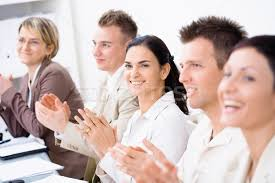
#> input picture Advanced_Computer_Vision/BlueObjectTracking/people.jpg, 275 x 183 px, given in place of the camera
$ python Template_Matching.py
#> lines starting #> are read from the running program, lines starting #| are printed output that depends on the picture; after the words box and inside, x2 and y2 are one past the last pixel; in counts of white or black regions, pixels touching at a corner belong together
import cv2
import numpy as np
from collections import deque

# Buffer size for tracking points
BUFFER_SIZE = 16
pts = deque(maxlen=BUFFER_SIZE)

# HSV range for blue color
define_blue_lower = (84, 98, 0)
define_blue_upper = (179, 255, 255)

# Initialize video capture
cap = cv2.VideoCapture(0)
cap.set(cv2.CAP_PROP_FRAME_WIDTH, 960)
cap.set(cv2.CAP_PROP_FRAME_HEIGHT, 480)

while True:
    # Capture a frame from the webcam
    success, frame = cap.read()
#> frame is the input picture: shape (183, 275, 3); mean B, G, R 176.7, 181.9, 202.5

    if not success:
        print("Failed to capture frame. Exiting...")
        break

    # Apply Gaussian blur to reduce noise
    blurred = cv2.GaussianBlur(frame, (11, 11), 0)
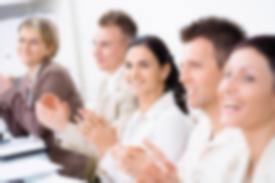
#> blurred: shape (183, 275, 3); mean B, G, R 176.7, 181.9, 202.5

    # Convert BGR to HSV color space
    hsv = cv2.cvtColor(blurred, cv2.COLOR_BGR2HSV)
#> hsv: shape (183, 275, 3); mean H, S, V 58.6, 41.1, 203.9

    # Create a mask for detecting blue objects
    mask = cv2.inRange(hsv, define_blue_lower, define_blue_upper)
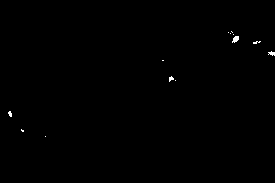
#> mask: shape (183, 275); 0.24% white in thin lines or dots, all inside (x1, y1, x2, y2) = (8, 31, 275, 137)

    # Apply erosion and dilation to remove noise
    mask = cv2.erode(mask, None, iterations=3)
#> mask: shape (183, 275); every value is 0
    mask = cv2.dilate(mask, None, iterations=3)

    # Find contours from the mask
    contours, _ = cv2.findContours(mask.copy(), cv2.RETR_EXTERNAL, cv2.CHAIN_APPROX_SIMPLE)
#> contours = []
    center = None

    if contours:
        # Get the largest contour by area
        largest_contour = max(contours, key=cv2.contourArea)

        # Fit a minimum area rectangle to the largest contour
        rect = cv2.minAreaRect(largest_contour)
        ((x, y), (width, height), rotation) = rect

        # Format and display rectangle information
        rect_info = f"x: {x:.1f}, y: {y:.1f}, width: {width:.1f}, height: {height:.1f}, rotation: {rotation:.1f}"
        print(rect_info)

        # Get the rectangle box points and convert to integer
        box = cv2.boxPoints(rect)
        box = np.int0(box)

        # Compute the centroid using moments
        moments = cv2.moments(largest_contour)
        center = (int(moments["m10"] / moments["m00"]), int(moments["m01"] / moments["m00"]))

        # Draw the rectangle and centroid on the frame
        cv2.drawContours(frame, [box], 0, (0, 255, 255), 2)
        cv2.circle(frame, center, 5, (255, 0, 255), -1)

        # Display rectangle information on the frame
        cv2.putText(frame, rect_info, (25, 50), cv2.FONT_HERSHEY_SIMPLEX, 0.6, (255, 255, 255), 2)

    # Track the points and draw the trajectory
    pts.appendleft(center)
    for i in range(1, len(pts)):
        if pts[i - 1] is None or pts[i] is None:
            continue
        cv2.line(frame, pts[i - 1], pts[i], (0, 255, 0), 3)

    # Display the processed frames
    cv2.imshow("Original Frame", frame)
    cv2.imshow("Mask", mask)

    # Exit when 'q' is pressed
    if cv2.waitKey(1) & 0xFF == ord("q"):
#> (key q is pressed here)
        break

# Release resources
cap.release()
cv2.destroyAllWindows()
